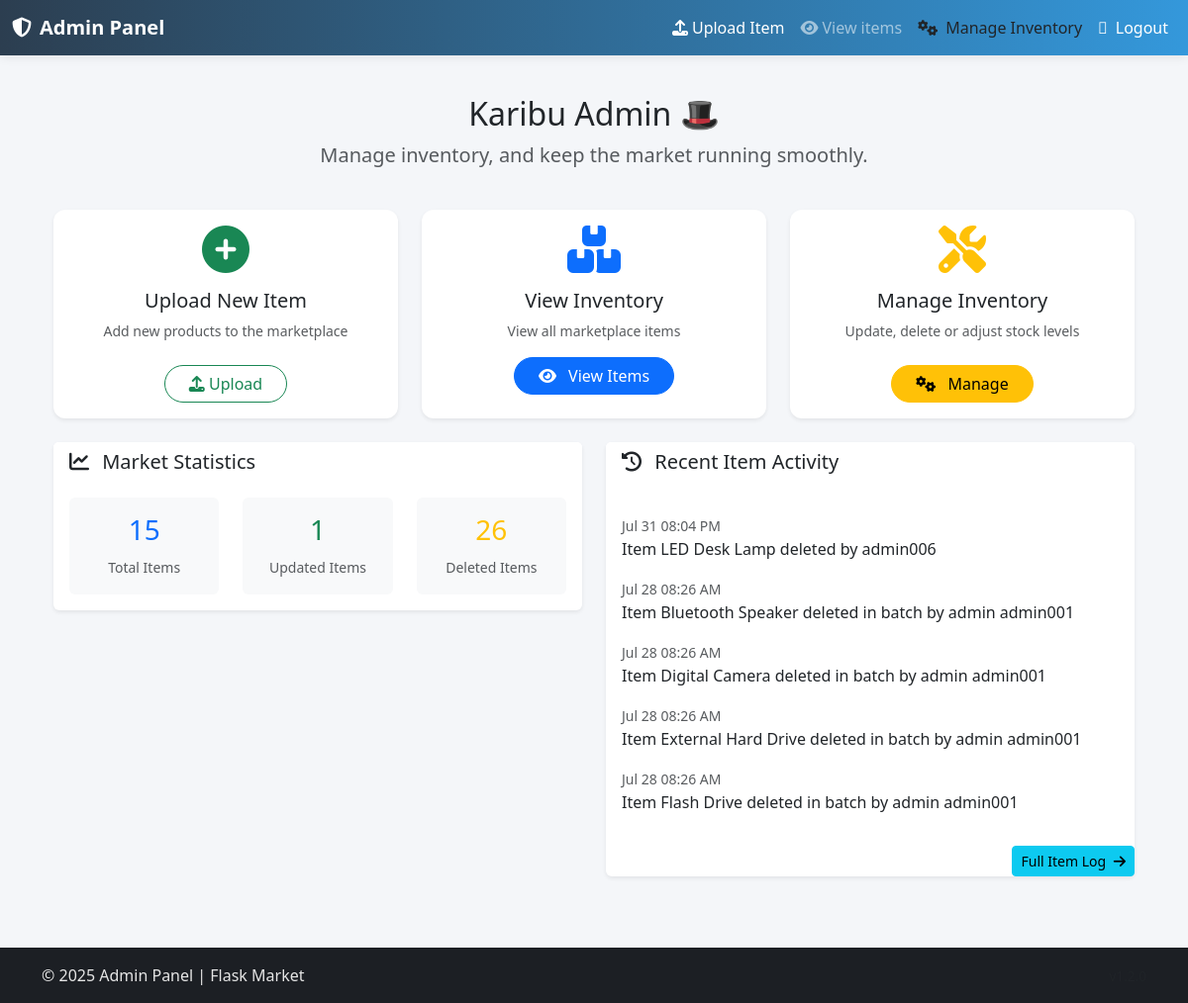
The app's page /admins/admins (signed in) with its own data.
### admins/models.py (models this page shows, shortened)
class ItemManagementlog(db.Model):
    __tablename__ = 'item_management_log'
    log_id = db.Column(db.String(), primary_key=True)
    item_id = db.Column(db.String(), nullable=False)
    action = db.Column(db.String(length=50), nullable=False)
    admin_id = db.Column(db.String(), db.ForeignKey('admins.admin_id'), nullable=False)
    timestamp = db.Column(db.DateTime(timezone=True), nullable=False, default=lambda: datetime.now(ZoneInfo("Africa/Nairobi")))
    notes = db.Column(db.Text)
    admin = db.relationship('Admins', backref='management_logs')

### admins/routes.py (the view)
@admins_bp.route('/admins')
def admins():
    return render_template('/admin/admins_home.html')

### admins/routes.py (called while the page is built)
@admins_bp.context_processor
def inject_now():
    eat = ZoneInfo("Africa/Nairobi")
    return {'now': datetime.now(tz=eat)}

@admins_bp.context_processor
def inject_stats():
    stats = {
        'total_items': Items.query.count(),
        'total_admins': Admins.query.count(),
        'pending_approvals': Admins.query.filter_by(is_approved=False).count(),
        'active_admins': Admins.query.filter_by(is_approved=True).count(),
        'updated_items': ItemManagementlog.query.filter_by(action='updated').count(),
        'deleted_items': ItemManagementlog.query.filter_by(action='deleted').count(),
    }
    recent_items_logs = ItemManagementlog.query.order_by(ItemManagementlog.timestamp.desc()).limit(5).all()
    recent_admins_logs = AdminActionLog.query.order_by(AdminActionLog.timestamp.desc()).limit(5).all()
    return {
        'stats': stats,
        'recent_admins_logs': recent_admins_logs,
        'recent_items_logs': recent_items_logs
    }

### admins/templates/admin/admins_home.html (shortened to what this page needs)
{% extends 'admin_base.html' %}
{% block content %}
    {% if not  session.get('admin_logged_in') %}
        <div class="text-center mt-5">
            <h3 class="text-danger"><i class="fas fa-lock me-2"></i>You must be logged in to access the admin dashboard</h3>
            <a href="{{ url_for('admins.admin_login') }}" class="btn btn-primary mt-4 px-4">Login Now</a>
        </div>
    {% else %}
    <div class="container-fluid py-4">
        <div class="row mb-4">
            <div class="col-12 text-center">
                <h2 class="mb-2">Karibu Admin 🎩</h2>
                <p class="lead text-muted">
                    Manage inventory{% if session.get('is_super_admin') %},  approve admins{% endif %}, and keep the market running smoothly.
                </p>
            </div>
        </div>
        <div class="row g-4 mb-4">
            <div class="col-md-4">
                <div class="card cardhover border-0 shadow-sm h-100 position-relative">
                    <div class="card-body text-center">
                        <i class="fas fa-plus-circle fa-3x text-success mb-3"></i>
                        <h5>Upload New Item</h5>
                        <p class="text-muted small">Add new products to the marketplace</p>
                        <a href="{{ url_for('admins.admin_item_upload') }}" class="btn btn-outline-success rounded-pill px-4 mt-2">
                            <i class="fas fa-upload"></i> Upload
                        </a>
                    </div>
                </div>
            </div>
            <div class="col-md-4">
                <div class="card cardhover border-0 shadow-sm h-100 position-relative">
                    <div class="card-body text-center">
                        <i class="fas fa-boxes fa-3x text-primary mb-3"></i>
                        <h5>View Inventory</h5>
                        <p class="text-muted small">View all marketplace items</p>
                        <a href="{{ url_for('admins.admin_items_view') }}" class="btn btn-primary rounded-pill px-4">
                            <i class="fas fa-eye me-2"></i> View Items
                        </a>
                    </div>
                </div>
            </div>
            <div class="col-md-4">
                <div class="card cardhover border-0 shadow-sm h-100 position-relative">
                    <div class="card-body text-center">
                        <i class="fas fa-tools fa-3x text-warning mb-3"></i>
                        <h5>Manage Inventory</h5>
                        <p class="text-muted small">Update, delete or adjust stock levels</p>
                        <a href="{{ url_for('admins.admin_items_manage') }}" class="btn btn-warning rounded-pill px-4 mt-2">
                            <i class="fas fa-cogs me-2"></i> Manage
                        </a>
                    </div>
                </div>
            </div>
        </div>
        <div class="row g-4">
            <div class="col-md-6">
                <div class="card shadow-sm border-0">
                    <div class="card-header bg-white border-0">
                        <h5 class="mb-0"><i class="fas fa-chart-line me-2"></i> Market Statistics</h5>
                    </div>
                    <div class="card-body">
                        <div class="row text-center">
                            <div class="col-4">
                                <div class="p-3 bg-light rounded">
                                    <h3 class="text-primary">{{ stats.get('total_items', '---') }}</h3>
                                    <small class="text-muted">Total Items</small>
                                </div>
                            </div>
                            <div class="col-4">
                                <div class="p-3 bg-light rounded">
                                    <h3 class="text-success">{{ stats.get('updated_items', '---') }}</h3>
                                    <small class="text-muted">Updated Items</small>
                                </div>
                            </div>
                            <div class="col-4">
                                <div class="p-3 bg-light rounded">
                                    <h3 class="text-warning">{{ stats.get('deleted_items','---') }}</h3>
                                    <small class="text-muted">Deleted Items </small>
                                </div>
                            </div>
                        </div>
                    </div>
                </div>
            </div>
            <div class="col-md-6">
                <div class="card shadow-sm border-0">
                    <div class="card-header bg-white border-0">
                        <h5><i class="fas fa-history me-2"></i> Recent Item Activity</h5>
                    </div>
                    <div class="card-body">
                        {% if recent_items_logs %}
                        <ul class="list-group list-group-flush">
                            {% for log in recent_items_logs %}
                            <li class="list-group-item border-0 px-0">
                                <small class="text-muted">{{ log.timestamp.strftime('%b %d %I:%M %p') }}</small>
                                <p class="mb-0">{{ log.notes }}</p>
                            </li>
                            {% endfor %}
                        </ul>
                        {% else %}
                        <p class="text-muted text-center mb-0">No recent activity to display.</p>
                        {% endif %}
                    </div>
                    <div class="text-end mt-2">
                        <a href="{{url_for('admins.item_activity_log')}}" class="btn btn-info btn-sm" >
                            Full Item Log <i class="fas fa-arrow-right ms-1"></i>
                        </a>
                    </div>
                </div>
            </div>
        </div>
    </div>
    {% endif %}
{% endblock %}

### admins/templates/admin_base.html (style rules this page uses)
body { background-color: #f4f6f9; min-height: 100vh; display: flex; flex-direction: column; }

### admins/templates/admin/admins_home.html (style rules this page uses)
.cardhover { transition: transform 0.3s ease, box-shadow 0.3s ease; border-radius: 12px; }

### records on screen
ItemManagementlog: timestamp "Jul 31 08:04 PM", notes "Item LED Desk Lamp deleted by admin006"
ItemManagementlog: timestamp "Jul 28 08:26 AM", notes "Item Bluetooth Speaker deleted in batch by admin admin001"
ItemManagementlog: timestamp "Jul 28 08:26 AM", notes "Item Digital Camera deleted in batch by admin admin001"
ItemManagementlog: timestamp "Jul 28 08:26 AM", notes "Item External Hard Drive deleted in batch by admin admin001"
ItemManagementlog: timestamp "Jul 28 08:26 AM", notes "Item Flash Drive deleted in batch by admin admin001"

### other values on screen
{{ stats.get('total_items', '---') }} "15"
{{ stats.get('updated_items', '---') }} "1"
{{ stats.get('deleted_items','---') }} "26"
